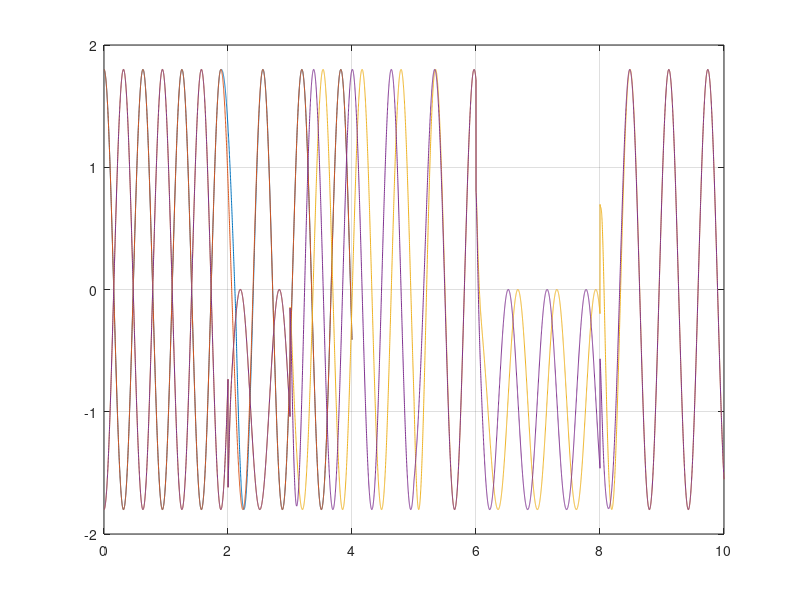

Here is the MATLAB script that generated this plot:
clear,clc
%% CGPs for industrial robots' trajectory generation (Properties of mod-CPGs)
% [1] Y. Farzaneh and a. Akbarzadeh, “A bio-inspired approach for online 
%     trajectory generation of industrial robots,” Adapt. Behav., vol. 20, 
%     no. 3, pp. 191–208, 2012.
%% Properties of modified CPGs
% perturbacion en la frecuencia intrinseca v
% (1) probar con w = 4, una red acoplada y produce sincronizacion
% (2) probar con w = 0, una red acoplada y no hay sincronizacion
w = 4;
v = [10;10]/2/pi;
W = [0 1;1 0];
R = [1.8;1.8];
nCPG = 2;a = 10;
stepFcn = @(t,a)(max(0,sign(t-a)));
dh = 0.25;
phiFcn = @(t)([-1*(stepFcn(t,2-dh/2)-stepFcn(t,2+dh/2))/dh;0]);
dynCPG_NetworkFcn = @(t,th)([2*pi*v+...
    w*sum(W.*sin(repmat(th(1:nCPG),1,nCPG)'-...
                 (repmat(v,1,nCPG)./repmat(v,1,nCPG)')'.*repmat(th(1:nCPG),1,nCPG)-...
                 0*repmat(phiFcn(t),1,nCPG)),2)+1*phiFcn(t);...
                 th(2*nCPG+1:3*nCPG);...
                 a*(a/4*(R-th(nCPG+1:2*nCPG))-th(2*nCPG+1:3*nCPG))]);
%%
q = zeros(nCPG,1);r = [1.8;1.8;0;0];
options = odeset('RelTol',1e-8,'AbsTol',1e-6);
tic
[t_data,q_data] = ode45(dynCPG_NetworkFcn,[0:0.001:4],[q;r],options);
toc
plot(t_data,q_data(:,[3,4]).*cos(q_data(:,[1,2])),'-'),hold on, grid on
%%
% Preturbaciones de R, phi y v
w = 4;
v = [10;10]/2/pi;
W = [0 1;1 0];
R = [1.8;1.8];
nCPG = 2;a = 100;
stepFcn = @(t,a)(max(0,sign(t-a)));
Rfcn = @(t)(1.8*stepFcn(t,0)+(0.9-1.8)*stepFcn(t,2)...
          +(1.8-0.9)*stepFcn(t,3)+(0.9-1.8)*stepFcn(t,6)...
          +(1.8-0.9)*stepFcn(t,8));
phiFcn = @(t)(pi/2*stepFcn(t,3)...
             -pi/2*stepFcn(t,5)+pi/2*stepFcn(t,6)...
             -pi/2*stepFcn(t,8));
q0Fcn = @(t)(-0.9*stepFcn(t,2)+0.9*stepFcn(t,3)...
             -0.9*stepFcn(t,6)+0.9*stepFcn(t,8));
dynCPG_NetworkFcn = @(t,th)([2*pi*v+...
    w*sum(W.*sin(repmat(th(1:nCPG),1,nCPG)'-...
                 (repmat(v,1,nCPG)./repmat(v,1,nCPG)')'.*repmat(th(1:nCPG),1,nCPG)-...
                 repmat([phiFcn(t);-phiFcn(t)],1,nCPG)),2);...
                 th(2*nCPG+1:3*nCPG);...
                 a*(a/4*(Rfcn(t)*[1;1]-th(nCPG+1:2*nCPG))-th(2*nCPG+1:3*nCPG))]);
%%
q = zeros(nCPG,1);r = [1.8;1.8;0;0];
options = odeset('RelTol',1e-8,'AbsTol',1e-6);
tic
[t_data,q_data] = ode45(dynCPG_NetworkFcn,[0:0.001:10],[q;r],options);
toc
plot(t_data,-q_data(:,[3,4]).*cos(q_data(:,[1,2]))+repmat(q0Fcn(t_data),1,2),'-'),hold on, grid on
